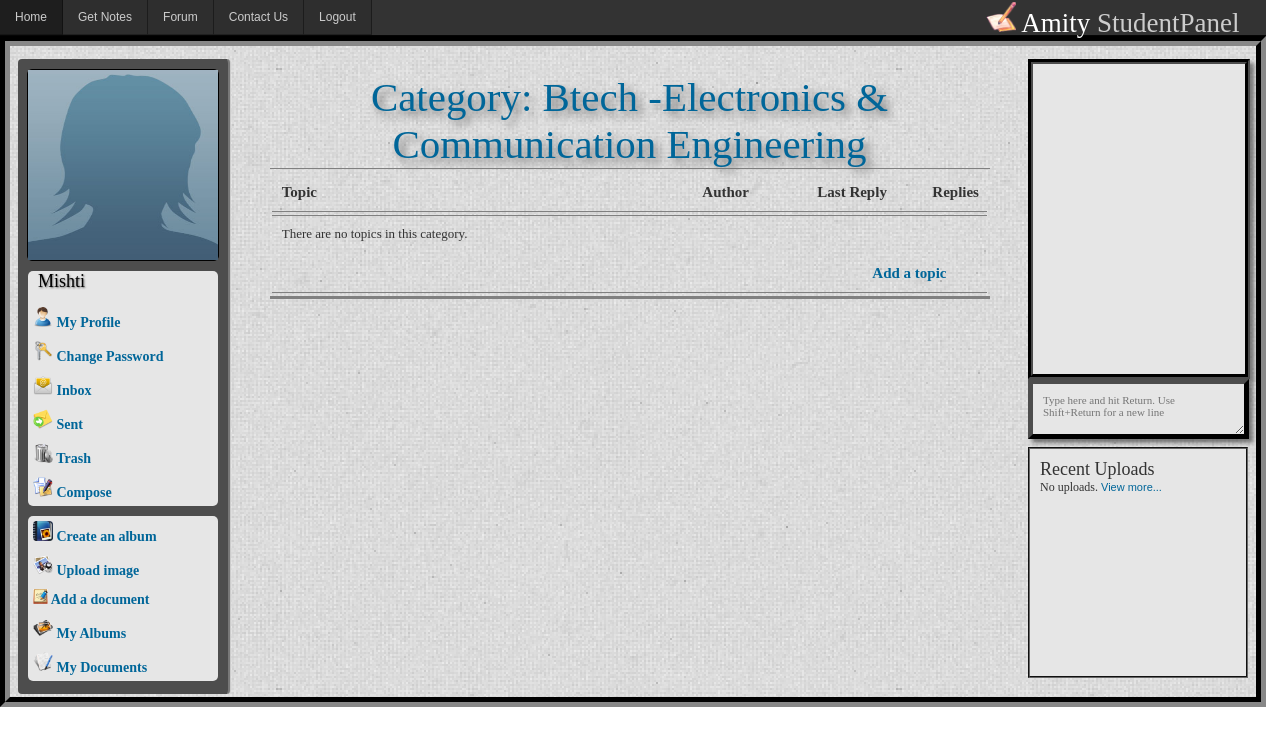
The page /category.php?id=2 (signed in) on the database its author committed.
### tables this page shows
CREATE TABLE IF NOT EXISTS `users` (
  `user_id` int(11) NOT NULL AUTO_INCREMENT,
  `user_name` varchar(15) NOT NULL,
  `email` varchar(255) NOT NULL,
  `name` varchar(35) NOT NULL,
  `password` varchar(32) NOT NULL,
  `course` varchar(11) NOT NULL,
  `year` varchar(11) NOT NULL,
  `roll_no` varchar(15) NOT NULL,
  `pic` varchar(23) DEFAULT NULL,
  `gender` varchar(11) NOT NULL,
  PRIMARY KEY (`user_id`)
);

CREATE TABLE IF NOT EXISTS `categories` (
  `category_id` int(11) NOT NULL AUTO_INCREMENT,
  `category_name` varchar(20) NOT NULL,
  `name` varchar(55) NOT NULL,
  PRIMARY KEY (`category_id`)
);

### func/user.func.php (called while the page is built, shortened)
<?php
function logged_in()
{
  return isset($_SESSION['user_id']);
}
function user_data()
{
  $args = func_get_args();
  $fields = '`'.implode('`,`',$args).'`';
  $query= mysql_query("SELECT $fields FROM users WHERE user_id=".$_SESSION['user_id']);
  $query_result=mysql_fetch_assoc($query);
  foreach($args as $field)
  {
    $args[$field] = $query_result[$field];
  }
  return $args;
}
?>

### category.php (the view, shortened to what this page needs)
<?php
include 'template/header.php';
$id=$_GET['id'];
$sql=mysql_query("SELECT name FROM categories WHERE category_id='$id'");
$category_name=mysql_result($sql,0);
$topics=get_topic_by_category($id);
?>
<section id="section">
   <div id="page_head">   <h3>Category: Btech -<?php echo $category_name; ?></h3></div>
<div id='section_submit'>
 <div id="forumlist_head">
							 <div id="forum_post">Topic</div>
							 <div id="forum_category">Author</div>
							 <div id="forum_category">Last Reply</div>
							 <div id="forum_count">Replies</div>
							 </div>
							<?php
							if(empty($topics)){
							?>
							<div id="forumlist">
							    <div id="forum_post">There are no topics in this category.</div>
							</div>
							<?php
							}
														?>
														<div id="forumlist_head">
														<div id="forum_post"></div>
														<div id="forum_category"><a href="discuss.php">Add a topic</a></div>
														</div>
</div>
   </section>
<?php
include 'template/footer.php';
?>

### widgets/login.php
<?php
if(!logged_in()){
header('Location:index.php');
exit;
}
else
{
		$user_data = user_data('name','user_name','pic','gender');
    ?>
		<section id="head_section">
			<div id="section_div">
				<aside id="left_pane">
					<div id="profile_pic">
						<?php
													if($user_data['pic'] == NULL){
								if($user_data['gender'] == 'male'){
									?>
									<a href="edit_profile.php"><img src="images/nopic.jpg" height="190" width="190" title="Change Picture"/></a>
									<?php
								}
								else{
									   ?>
									 <a href="edit_profile.php"><img src="images/nopicf.jpg" height="190" width="190" title="Change Picture"/></a>
									   <?php
								}
							}
							else{
								$user_id=$_SESSION['user_id'];
								$ext=$user_data['pic'];
								echo '<a href="edit_profile.php"><img src="profilepic/'.$user_id.'.'.$ext.'" height="190" width="190" title="Change Picture"/></a> ';
							}
										?>
					</div>
					<nav id="nav_left">
						<ul>
							  <?php echo '<p id="page_text">'.$user_data['user_name'].'</p>'; ?>
							  <li><img src="images/prof.png" width=20px height=20px/> <a href="show_profile.php">My Profile</a> </li>
							  <li><img src="images/pass.png" width=20px height=20px/> <a href="change_password.php">Change Password</a> </li>
							  <li><?php
							  $user_id=$_SESSION['user_id'];
							  $result=mysql_query("SELECT * FROM messages WHERE receiver='$user_id' AND status='unread'") or die(mysql_error());
								$num=mysql_num_rows($result);
								if($num==0){
									echo '<img src="images/inbox.png" width=20px height=20px/> <a href="messages.php">Inbox</a>';
								}
								else
								{
									echo "<img src='images/inbox.png' width=20px height=20px/> <a href='messages.php'>Inbox($num unread)</a>";
								}
							 ?>
							 </li>
							 <li><img src="images/sent.png" width=20px height=20px/> <a href="messages_sent.php">Sent</a> </li>
							  <li><img src="images/trash.png" width=20px height=20px/> <a href="messages_trash.php">Trash</a> </li>
							  <li><img src="images/compose.png" width=20px height=20px/> <a href="messages_compose.php">Compose</a> </li>
							 							  </ul>
					</nav><nav id="nav_left">
						<ul>
							  <li><img src="images/album.png" width=20px height=20px/> <a href="create_album.php">Create an album</a> </li>
							  <li><img src="images/image.png" width=20px height=20px/> <a href ="upload_image.php">Upload image</a> </li>
							  <li><img src="images/note.jpg" width=15px height=15px/> <a href="add_doc.php">Add a document</a> </li>
							  <li><img src="images/al.jpg" width=20px height=20px/> <a href="albums.php">My Albums</a> </li>
							  <li><img src="images/doc.png" width=20px height=20px/> <a href="documents.php">My Documents</a> </li>
							  </ul>
					</nav>
					</aside>
				<section id="pane_section">
				<?php
}
?>

### css/index.css (style rules this page uses)
body { font-family:Arial, Helvetica, sans-serif; font-size:14px; min-width:960px; height:100%; }
* { margin: 0px; padding: 0px; }
article,aside,details,figcaption,figure, footer,header,hgroup,menu,nav,section { display:block; }
a img { border: none; }
a:link, a:visited { color:#006699; text-decoration:none; }
body { text-align: center; background:url("/images/paper_background.jpg") repeat; color:#333333; font-family: Arial, Helvetica, sans-serif; font-size: 12px; position: relative; }
h1, h2, h3, h4, h5 { font-weight: normal; }
#section_div { display:-webkit-box; -webkit-box-orient:horizontal; -webkit-box-pack:center; }
#nav_left { width:190px; background: -webkit-linear-gradient(210deg, #ccc); background:#E6E6E6; border-radius:5px; margin:10px auto; color:black; }
#nav_left li { display:block; padding:5px; font:bold 14px Andale Mono; }
#left_pane { width:210px; border-right:3px groove #ccc; border-radius:4px; padding:10px auto; padding-top:5px; height:630px; background: #4D4D4D; }
#profile_pic { border-radius:5px; border:1px solid black; margin:5px auto; width:190px; height:190px; }
#pane_section { -webkit-box-flex:1; -webkit-box-orient:horizontal; }
#section { margin:5px auto; -webkit-box-pack:center; -webkit-box-align:center; -webkit-box-flex:1; min-height:380px; -webkit-box-orient:horizontal; width:720px; padding:10px; text-align:center; }
#page_head { font:35px bold ; color:#006699; border-bottom:1px solid grey; font-family:Gabriola; text-shadow:rgb(110,110,110) 5px 5px 8px; }
#page_text { font-size:18px; color:black; margin:10px; font-family:Andale Mono; text-shadow:rgb(110,110,110) 1px 1px 2px; }
#section_submit { display:block; margin:5px auto; margin-bottom:20px; text-align:center; width:100%; border-bottom:3px solid grey; }
#forumlist { border-top:1px solid grey; display:-webkit-box; padding:5px; width:98%; font-size:13px; font-family:Andale Mono; margin:3px auto; }
#forumlist_head { border-bottom:1px solid grey; display:-webkit-box; padding:5px; font-size:15px; font-family:Andale Mono; font-weight:bold; width:98%; margin:3px auto; }
#forum_category { padding:5px; margin-right:5px; width:100px; text-align:left; }
#forum_post { padding:5px; text-align:left; margin-right:5px; -webkit-box-flex:1; }
#forum_count { padding:5px; width:40px; margin-right:5px; text-align:left; }

### rows shown on the page
users: user_name "Mishti"
categories: name "Electronics & Communication Engineering"
